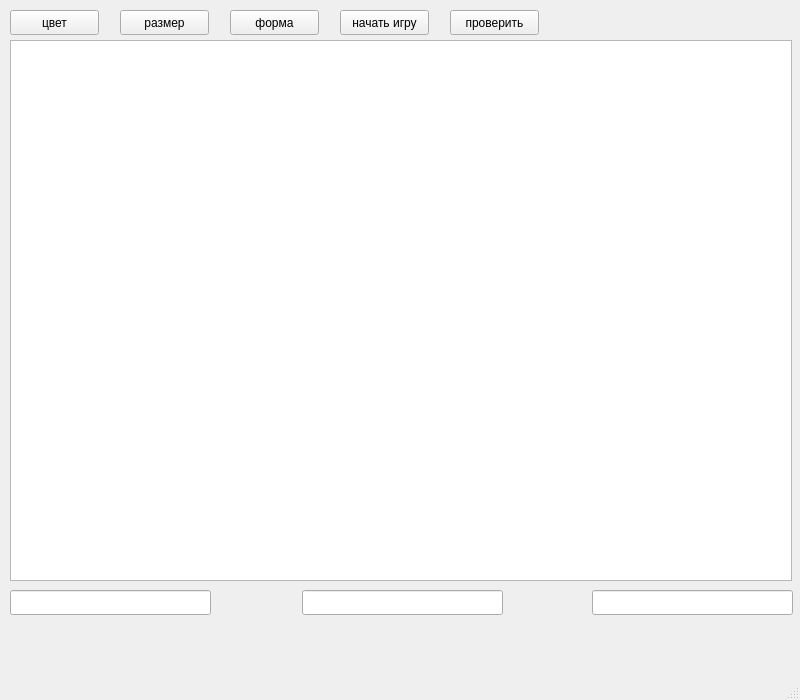
<?xml version="1.0" encoding="UTF-8"?>
<ui version="4.0">
 <class>MainWindow</class>
 <widget class="QMainWindow" name="MainWindow">
  <property name="geometry">
   <rect>
    <x>0</x>
    <y>0</y>
    <width>800</width>
    <height>700</height>
   </rect>
  </property>
  <property name="windowTitle">
   <string>MainWindow</string>
  </property>
  <widget class="QWidget" name="centralwidget">
   <widget class="QGraphicsView" name="graphicsView">
    <property name="geometry">
     <rect>
      <x>10</x>
      <y>40</y>
      <width>782</width>
      <height>541</height>
     </rect>
    </property>
   </widget>
   <widget class="QPushButton" name="colorButton">
    <property name="geometry">
     <rect>
      <x>10</x>
      <y>10</y>
      <width>89</width>
      <height>25</height>
     </rect>
    </property>
    <property name="text">
     <string>цвет</string>
    </property>
   </widget>
   <widget class="QPushButton" name="sizeButton">
    <property name="geometry">
     <rect>
      <x>120</x>
      <y>10</y>
      <width>89</width>
      <height>25</height>
     </rect>
    </property>
    <property name="text">
     <string>размер</string>
    </property>
   </widget>
   <widget class="QPushButton" name="shapeButton">
    <property name="geometry">
     <rect>
      <x>230</x>
      <y>10</y>
      <width>89</width>
      <height>25</height>
     </rect>
    </property>
    <property name="text">
     <string>форма</string>
    </property>
   </widget>
   <widget class="QPushButton" name="startButton">
    <property name="geometry">
     <rect>
      <x>340</x>
      <y>10</y>
      <width>89</width>
      <height>25</height>
     </rect>
    </property>
    <property name="text">
     <string>начать игру</string>
    </property>
   </widget>
   <widget class="QLineEdit" name="lineEdit_1">
    <property name="geometry">
     <rect>
      <x>10</x>
      <y>590</y>
      <width>201</width>
      <height>25</height>
     </rect>
    </property>
   </widget>
   <widget class="QLineEdit" name="lineEdit_2">
    <property name="geometry">
     <rect>
      <x>302</x>
      <y>590</y>
      <width>201</width>
      <height>25</height>
     </rect>
    </property>
   </widget>
   <widget class="QLineEdit" name="lineEdit_3">
    <property name="geometry">
     <rect>
      <x>592</x>
      <y>590</y>
      <width>201</width>
      <height>25</height>
     </rect>
    </property>
   </widget>
   <widget class="QPushButton" name="proverkaButton">
    <property name="geometry">
     <rect>
      <x>450</x>
      <y>10</y>
      <width>89</width>
      <height>25</height>
     </rect>
    </property>
    <property name="text">
     <string>проверить</string>
    </property>
   </widget>
  </widget>
  <widget class="QMenuBar" name="menubar">
   <property name="geometry">
    <rect>
     <x>0</x>
     <y>0</y>
     <width>800</width>
     <height>22</height>
    </rect>
   </property>
  </widget>
  <widget class="QStatusBar" name="statusbar"/>
 </widget>
 <resources/>
 <connections/>
</ui>
